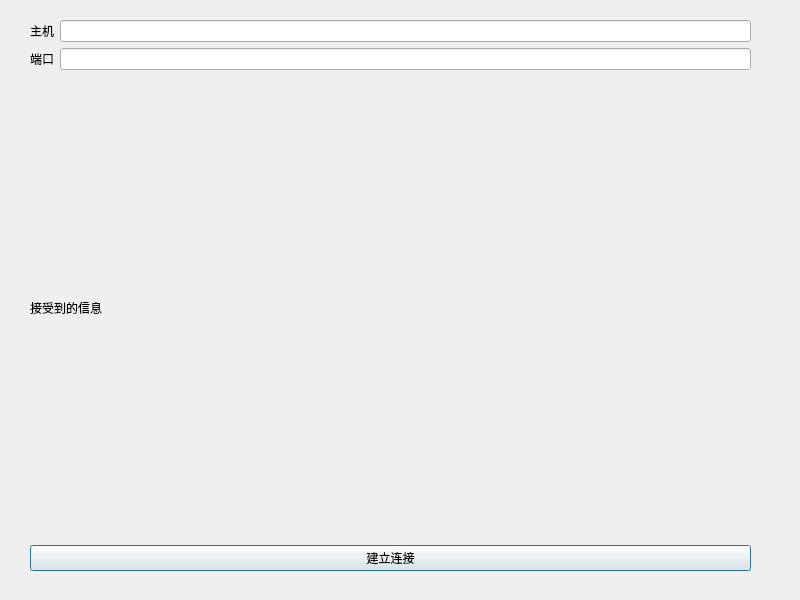
<?xml version="1.0" encoding="UTF-8"?>
<ui version="4.0">
 <class>Client</class>
 <widget class="QDialog" name="Client">
  <property name="geometry">
   <rect>
    <x>0</x>
    <y>0</y>
    <width>800</width>
    <height>600</height>
   </rect>
  </property>
  <property name="windowTitle">
   <string>Client</string>
  </property>
  <widget class="QWidget" name="verticalLayoutWidget">
   <property name="geometry">
    <rect>
     <x>30</x>
     <y>20</y>
     <width>721</width>
     <height>551</height>
    </rect>
   </property>
   <layout class="QVBoxLayout" name="verticalLayout">
    <item>
     <layout class="QHBoxLayout" name="horizontalLayout">
      <item>
       <widget class="QLabel" name="label">
        <property name="text">
         <string>主机</string>
        </property>
       </widget>
      </item>
      <item>
       <widget class="QLineEdit" name="hostlineEdit"/>
      </item>
     </layout>
    </item>
    <item>
     <layout class="QHBoxLayout" name="horizontalLayout_3">
      <item>
       <widget class="QLabel" name="label_2">
        <property name="text">
         <string>端口</string>
        </property>
       </widget>
      </item>
      <item>
       <widget class="QLineEdit" name="portlineEdit"/>
      </item>
     </layout>
    </item>
    <item>
     <widget class="QLabel" name="messagelabel">
      <property name="text">
       <string>接受到的信息</string>
      </property>
     </widget>
    </item>
    <item>
     <widget class="QPushButton" name="pushButton">
      <property name="text">
       <string>建立连接</string>
      </property>
     </widget>
    </item>
   </layout>
  </widget>
 </widget>
 <resources/>
 <connections/>
</ui>
